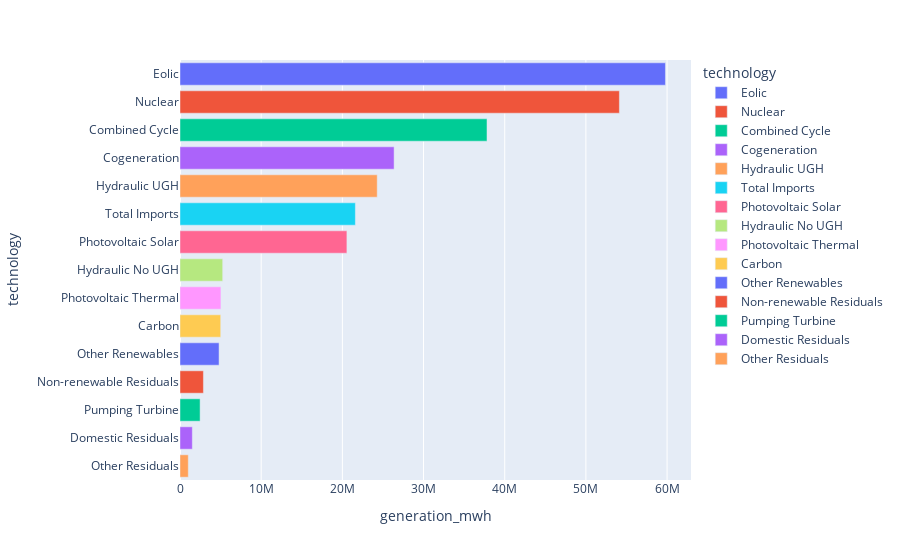

This figure's notebook cell:
### Markdown cell above
### Customize the bar plot

#### Make the bars horizontal

### Code cell
px.bar(data_frame=dfres, x='generation_mwh', y='technology', color='technology') 
#if color is enabled the data is already sorted

### Figure 1 — Plotly figure (JSON) as saved in the notebook; plotly's stock layout.template omitted (floating-point values rounded to 4 significant figures)
{"data": [{"alignmentgroup": "True", "hovertemplate": "technology=%{y}<br>generation_mwh=%{x}<extra></extra>", "legendgroup": "Eolic", "marker": {"color": "#636efa", "pattern": {"shape": ""}}, "name": "Eolic", "offsetgroup": "Eolic", "orientation": "h", "showlegend": true, "textposition": "auto", "type": "bar", "x": [59800000.0], "xaxis": "x", "y": ["Eolic"], "yaxis": "y"}, {"alignmentgroup": "True", "hovertemplate": "technology=%{y}<br>generation_mwh=%{x}<extra></extra>", "legendgroup": "Nuclear", "marker": {"color": "#EF553B", "pattern": {"shape": ""}}, "name": "Nuclear", "offsetgroup": "Nuclear", "orientation": "h", "showlegend": true, "textposition": "auto", "type": "bar", "x": [54120000.0], "xaxis": "x", "y": ["Nuclear"], "yaxis": "y"}, {"alignmentgroup": "True", "hovertemplate": "technology=%{y}<br>generation_mwh=%{x}<extra></extra>", "legendgroup": "Combined Cycle", "marker": {"color": "#00cc96", "pattern": {"shape": ""}}, "name": "Combined Cycle", "offsetgroup": "Combined Cycle", "orientation": "h", "showlegend": true, "textposition": "auto", "type": "bar", "x": [37820000.0], "xaxis": "x", "y": ["Combined Cycle"], "yaxis": "y"}, {"alignmentgroup": "True", "hovertemplate": "technology=%{y}<br>generation_mwh=%{x}<extra></extra>", "legendgroup": "Cogeneration", "marker": {"color": "#ab63fa", "pattern": {"shape": ""}}, "name": "Cogeneration", "offsetgroup": "Cogeneration", "orientation": "h", "showlegend": true, "textposition": "auto", "type": "bar", "x": [26370000.0], "xaxis": "x", "y": ["Cogeneration"], "yaxis": "y"}, {"alignmentgroup": "True", "hovertemplate": "technology=%{y}<br>generation_mwh=%{x}<extra></extra>", "legendgroup": "Hydraulic UGH", "marker": {"color": "#FFA15A", "pattern": {"shape": ""}}, "name": "Hydraulic UGH", "offsetgroup": "Hydraulic UGH", "orientation": "h", "showlegend": true, "textposition": "auto", "type": "bar", "x": [24290000.0], "xaxis": "x", "y": ["Hydraulic UGH"], "yaxis": "y"}, {"alignmentgroup": "True", "hovertemplate": "technology=%{y}<br>generation_mwh=%{x}<extra></extra>", "legendgroup": "Total Imports", "marker": {"color": "#19d3f3", "pattern": {"shape": ""}}, "name": "Total Imports", "offsetgroup": "Total Imports", "orientation": "h", "showlegend": true, "textposition": "auto", "type": "bar", "x": [21604101], "xaxis": "x", "y": ["Total Imports"], "yaxis": "y"}, {"alignmentgroup": "True", "hovertemplate": "technology=%{y}<br>generation_mwh=%{x}<extra></extra>", "legendgroup": "Photovoltaic Solar", "marker": {"color": "#FF6692", "pattern": {"shape": ""}}, "name": "Photovoltaic Solar", "offsetgroup": "Photovoltaic Solar", "orientation": "h", "showlegend": true, "textposition": "auto", "type": "bar", "x": [20560000.0], "xaxis": "x", "y": ["Photovoltaic Solar"], "yaxis": "y"}, {"alignmentgroup": "True", "hovertemplate": "technology=%{y}<br>generation_mwh=%{x}<extra></extra>", "legendgroup": "Hydraulic No UGH", "marker": {"color": "#B6E880", "pattern": {"shape": ""}}, "name": "Hydraulic No UGH", "offsetgroup": "Hydraulic No UGH", "orientation": "h", "showlegend": true, "textposition": "auto", "type": "bar", "x": [5259688], "xaxis": "x", "y": ["Hydraulic No UGH"], "yaxis": "y"}, {"alignmentgroup": "True", "hovertemplate": "technology=%{y}<br>generation_mwh=%{x}<extra></extra>", "legendgroup": "Photovoltaic Thermal", "marker": {"color": "#FF97FF", "pattern": {"shape": ""}}, "name": "Photovoltaic Thermal", "offsetgroup": "Photovoltaic Thermal", "orientation": "h", "showlegend": true, "textposition": "auto", "type": "bar", "x": [5042000.0], "xaxis": "x", "y": ["Photovoltaic Thermal"], "yaxis": "y"}, {"alignmentgroup": "True", "hovertemplate": "technology=%{y}<br>generation_mwh=%{x}<extra></extra>", "legendgroup": "Carbon", "marker": {"color": "#FECB52", "pattern": {"shape": ""}}, "name": "Carbon", "offsetgroup": "Carbon", "orientation": "h", "showlegend": true, "textposition": "auto", "type": "bar", "x": [5017000.0], "xaxis": "x", "y": ["Carbon"], "yaxis": "y"}, {"alignmentgroup": "True", "hovertemplate": "technology=%{y}<br>generation_mwh=%{x}<extra></extra>", "legendgroup": "Other Renewables", "marker": {"color": "#636efa", "pattern": {"shape": ""}}, "name": "Other Renewables", "offsetgroup": "Other Renewables", "orientation": "h", "showlegend": true, "textposition": "auto", "type": "bar", "x": [4811000.0], "xaxis": "x", "y": ["Other Renewables"], "yaxis": "y"}, {"alignmentgroup": "True", "hovertemplate": "technology=%{y}<br>generation_mwh=%{x}<extra></extra>", "legendgroup": "Non-renewable Residuals", "marker": {"color": "#EF553B", "pattern": {"shape": ""}}, "name": "Non-renewable Residuals", "offsetgroup": "Non-renewable Residuals", "orientation": "h", "showlegend": true, "textposition": "auto", "type": "bar", "x": [2885000.0], "xaxis": "x", "y": ["Non-renewable Residuals"], "yaxis": "y"}, {"alignmentgroup": "True", "hovertemplate": "technology=%{y}<br>generation_mwh=%{x}<extra></extra>", "legendgroup": "Pumping Turbine", "marker": {"color": "#00cc96", "pattern": {"shape": ""}}, "name": "Pumping Turbine", "offsetgroup": "Pumping Turbine", "orientation": "h", "showlegend": true, "textposition": "auto", "type": "bar", "x": [2476000.0], "xaxis": "x", "y": ["Pumping Turbine"], "yaxis": "y"}, {"alignmentgroup": "True", "hovertemplate": "technology=%{y}<br>generation_mwh=%{x}<extra></extra>", "legendgroup": "Domestic Residuals", "marker": {"color": "#ab63fa", "pattern": {"shape": ""}}, "name": "Domestic Residuals", "offsetgroup": "Domestic Residuals", "orientation": "h", "showlegend": true, "textposition": "auto", "type": "bar", "x": [1519000.0], "xaxis": "x", "y": ["Domestic Residuals"], "yaxis": "y"}, {"alignmentgroup": "True", "hovertemplate": "technology=%{y}<br>generation_mwh=%{x}<extra></extra>", "legendgroup": "Other Residuals", "marker": {"color": "#FFA15A", "pattern": {"shape": ""}}, "name": "Other Residuals", "offsetgroup": "Other Residuals", "orientation": "h", "showlegend": true, "textposition": "auto", "type": "bar", "x": [1020000.0], "xaxis": "x", "y": ["Other Residuals"], "yaxis": "y"}], "layout": {"barmode": "relative", "legend": {"title": {"text": "technology"}, "tracegroupgap": 0}, "margin": {"t": 60}, "xaxis": {"anchor": "y", "domain": [0, 1], "title": {"text": "generation_mwh"}}, "yaxis": {"anchor": "x", "categoryarray": ["Other Residuals", "Domestic Residuals", "Pumping Turbine", "Non-renewable Residuals", "Other Renewables", "Carbon", "Photovoltaic Thermal", "Hydraulic No UGH", "Photovoltaic Solar", "Total Imports", "Hydraulic UGH", "Cogeneration", "Combined Cycle", "Nuclear", "Eolic"], "categoryorder": "array", "domain": [0, 1], "title": {"text": "technology"}}}}
